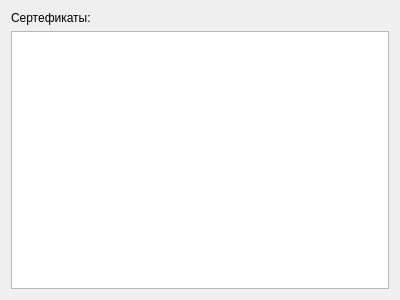
<?xml version="1.0" encoding="UTF-8"?>
<ui version="4.0">
 <class>sertifications</class>
 <widget class="QWidget" name="sertifications">
  <property name="geometry">
   <rect>
    <x>0</x>
    <y>0</y>
    <width>400</width>
    <height>300</height>
   </rect>
  </property>
  <property name="windowTitle">
   <string>Form</string>
  </property>
  <layout class="QVBoxLayout" name="verticalLayout_2">
   <item>
    <layout class="QVBoxLayout" name="verticalLayout">
     <item>
      <widget class="QLabel" name="label">
       <property name="text">
        <string>Сертефикаты:</string>
       </property>
      </widget>
     </item>
     <item>
      <widget class="QTableWidget" name="tableWidget"/>
     </item>
    </layout>
   </item>
  </layout>
 </widget>
 <resources/>
 <connections/>
</ui>
